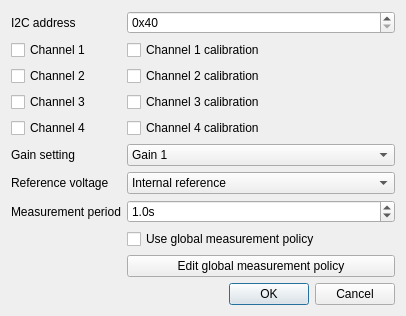
<?xml version="1.0" encoding="UTF-8"?>
<ui version="4.0">
 <class>SensorADS1219Dialog</class>
 <widget class="QDialog" name="SensorADS1219Dialog">
  <property name="geometry">
   <rect>
    <x>0</x>
    <y>0</y>
    <width>406</width>
    <height>310</height>
   </rect>
  </property>
  <property name="windowTitle">
   <string>Dialog</string>
  </property>
  <layout class="QFormLayout" name="formLayout">
   <item row="0" column="0">
    <widget class="QLabel" name="i2cLabel">
     <property name="text">
      <string>I2C address</string>
     </property>
    </widget>
   </item>
   <item row="1" column="0">
    <widget class="QCheckBox" name="ch1Box">
     <property name="text">
      <string>Channel 1</string>
     </property>
    </widget>
   </item>
   <item row="1" column="1">
    <widget class="QCheckBox" name="ch1CalBox">
     <property name="text">
      <string>Channel 1 calibration</string>
     </property>
    </widget>
   </item>
   <item row="2" column="0">
    <widget class="QCheckBox" name="ch2Box">
     <property name="text">
      <string>Channel 2</string>
     </property>
    </widget>
   </item>
   <item row="2" column="1">
    <widget class="QCheckBox" name="ch2CalBox">
     <property name="text">
      <string>Channel 2 calibration</string>
     </property>
    </widget>
   </item>
   <item row="3" column="0">
    <widget class="QCheckBox" name="ch3Box">
     <property name="text">
      <string>Channel 3</string>
     </property>
    </widget>
   </item>
   <item row="3" column="1">
    <widget class="QCheckBox" name="ch3CalBox">
     <property name="text">
      <string>Channel 3 calibration</string>
     </property>
    </widget>
   </item>
   <item row="4" column="0">
    <widget class="QCheckBox" name="ch4Box">
     <property name="text">
      <string>Channel 4</string>
     </property>
    </widget>
   </item>
   <item row="4" column="1">
    <widget class="QCheckBox" name="ch4CalBox">
     <property name="text">
      <string>Channel 4 calibration</string>
     </property>
    </widget>
   </item>
   <item row="5" column="0">
    <widget class="QLabel" name="gainLabel">
     <property name="text">
      <string>Gain setting</string>
     </property>
    </widget>
   </item>
   <item row="5" column="1">
    <widget class="QComboBox" name="gainBox">
     <item>
      <property name="text">
       <string>Gain 1</string>
      </property>
     </item>
     <item>
      <property name="text">
       <string>Gain 4</string>
      </property>
     </item>
    </widget>
   </item>
   <item row="6" column="0">
    <widget class="QLabel" name="vrefLabel">
     <property name="text">
      <string>Reference voltage</string>
     </property>
    </widget>
   </item>
   <item row="6" column="1">
    <widget class="QComboBox" name="vrefBox">
     <item>
      <property name="text">
       <string>Internal reference</string>
      </property>
     </item>
     <item>
      <property name="text">
       <string>External reference</string>
      </property>
     </item>
    </widget>
   </item>
   <item row="8" column="1">
    <widget class="QCheckBox" name="gperiodBox">
     <property name="text">
      <string>Use global measurement policy</string>
     </property>
    </widget>
   </item>
   <item row="9" column="1">
    <widget class="QPushButton" name="gperiodButton">
     <property name="text">
      <string>Edit global measurement policy</string>
     </property>
    </widget>
   </item>
   <item row="10" column="0" colspan="2">
    <widget class="QDialogButtonBox" name="confirmBox">
     <property name="orientation">
      <enum>Qt::Horizontal</enum>
     </property>
     <property name="standardButtons">
      <set>QDialogButtonBox::Cancel|QDialogButtonBox::Ok</set>
     </property>
    </widget>
   </item>
   <item row="7" column="1">
    <widget class="QDoubleSpinBox" name="periodBox">
     <property name="suffix">
      <string notr="true">s</string>
     </property>
     <property name="decimals">
      <number>1</number>
     </property>
     <property name="minimum">
      <double>0.100000000000000</double>
     </property>
     <property name="maximum">
      <double>6553.600000000000364</double>
     </property>
     <property name="singleStep">
      <double>0.100000000000000</double>
     </property>
     <property name="value">
      <double>1.000000000000000</double>
     </property>
    </widget>
   </item>
   <item row="0" column="1">
    <widget class="QSpinBox" name="addressBox">
     <property name="prefix">
      <string>0x</string>
     </property>
     <property name="minimum">
      <number>64</number>
     </property>
     <property name="maximum">
      <number>79</number>
     </property>
     <property name="displayIntegerBase">
      <number>16</number>
     </property>
    </widget>
   </item>
   <item row="7" column="0">
    <widget class="QLabel" name="periodLabel">
     <property name="text">
      <string>Measurement period</string>
     </property>
    </widget>
   </item>
  </layout>
 </widget>
 <resources/>
 <connections>
  <connection>
   <sender>confirmBox</sender>
   <signal>accepted()</signal>
   <receiver>SensorADS1219Dialog</receiver>
   <slot>accept()</slot>
   <hints>
    <hint type="sourcelabel">
     <x>248</x>
     <y>254</y>
    </hint>
    <hint type="destinationlabel">
     <x>157</x>
     <y>274</y>
    </hint>
   </hints>
  </connection>
  <connection>
   <sender>confirmBox</sender>
   <signal>rejected()</signal>
   <receiver>SensorADS1219Dialog</receiver>
   <slot>reject()</slot>
   <hints>
    <hint type="sourcelabel">
     <x>316</x>
     <y>260</y>
    </hint>
    <hint type="destinationlabel">
     <x>286</x>
     <y>274</y>
    </hint>
   </hints>
  </connection>
 </connections>
</ui>
